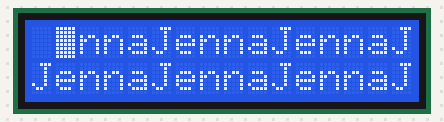
Simulated run of this sketch. Board: Arduino Uno, built with avr-gcc and run on an emulated ATmega328P. On the bench: 16×2 character LCD. Wiring (inferred from the names in the program): character LCD (HD44780): RS pin 3; R/W pin 4; E pin 5; data pin 10, pin 11, pin 12, pin 13.

Above: at 0.25 s.
At 5.4 s:
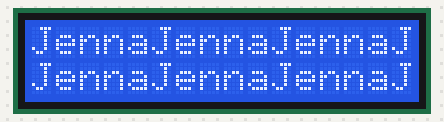
At 9.79 s:
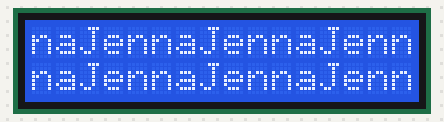
At 19.84 s:
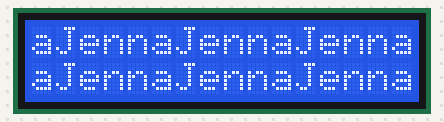
At 29.64 s:
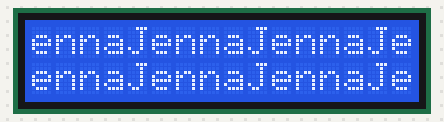
At 39.7 s:
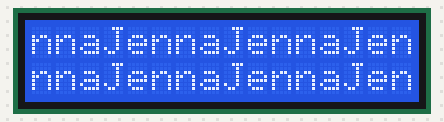

The sketch:

lcd_interact.ino
```cpp
#define INSTR LOW
#define DATA HIGH

#define RS 3
#define RW 4
#define E 5

#define DB4 10
#define DB5 11
#define DB6 12
#define DB7 13

unsigned long sec = 0;
int c = 0;

boolean lcdBusy(){
  // setup read from Busy Flag
  digitalWrite(RS, LOW);
  digitalWrite(RW, HIGH);
  digitalWrite(E, HIGH);

  // read BF
  boolean busy = digitalRead(DB7);

  // complete operation
  digitalWrite(E, LOW);
  digitalWrite(E, HIGH);
  digitalWrite(E, LOW);

  return busy;
}

void lcdSendNibb(byte bits4, int rs){
  digitalWrite(RS, rs);
  digitalWrite(RW, LOW);

  digitalWrite(DB4, bits4 & 0x1);
  digitalWrite(DB5, bits4 & 0x2);
  digitalWrite(DB6, bits4 & 0x4);
  digitalWrite(DB7, bits4 & 0x8);

  digitalWrite(E, HIGH);
  digitalWrite(E, LOW);
}

void lcdWriteByte(byte bits8, int rs){
  if(rs == DATA && (bits8 < 0x20 || (bits8 > 0x7F && bits8 < 0xA1))){
    lcdSendNibb(0xF, DATA);
    lcdSendNibb(0xF, DATA);
  }else{
    lcdSendNibb((bits8 & 0xF0) >> 4, rs);
    lcdSendNibb(bits8 & 0xF, rs);
  }
  lcdBusy();
}

void lcdWriteString(char str[], int len){
  for(int i = 0; i < len; i++){
    lcdWriteByte(str[i], DATA);
  }
}

void lcdInit(){
  /*
  run this before interacting with the LCD
  and only run it once (best to use it during setup)
  */

  // intercept 8-bit operation during startup
  delay(100);
  lcdSendNibb(0x3, INSTR);
  delay(10);
  lcdSendNibb(0x3, INSTR);
  delay(5);
  lcdSendNibb(0x3, INSTR);

  // enable 4-bit operation
  lcdSendNibb(0x2, INSTR);

  // Function Set: 0 0 1 DL N F X X    (X = dont care)
  // DL=0 for 4-bit op, N=1 for 2 lines, F=0 for 5x8 font
  lcdSendNibb(0x2, INSTR);
  lcdSendNibb(0x8, INSTR);

  // Display On/Off: 0 0 0 0 1 D C B
  // D=1 for display on, C=1 for cursor on, B=1 for blinking cursor char
  lcdSendNibb(0x0, INSTR);
  lcdSendNibb(0xF, INSTR);

  // Display Clear: 0 0 0 0 0 0 0 1
  lcdSendNibb(0x0, INSTR);
  lcdSendNibb(0x1, INSTR);

  // Entry Mode Set: 0 0 0 0 0 1 I/D S
  // I/D = 1 for inc DDRAM addr, S=0 for no screen-shift
  lcdSendNibb(0x0, INSTR);
  lcdSendNibb(0x6, INSTR);
}

void setup() {
  pinMode(RS, OUTPUT);
  pinMode(RW, OUTPUT);
  pinMode(E, OUTPUT);

  pinMode(DB4, OUTPUT);
  pinMode(DB5, OUTPUT);
  pinMode(DB6, OUTPUT);
  pinMode(DB7, OUTPUT);

  lcdInit();
}

void loop() {
  for(int i = 0; i < 16; i++)
    lcdWriteString("Jenna", 5);

  lcdWriteByte(0x20, DATA);
  delay(250);
}
```
